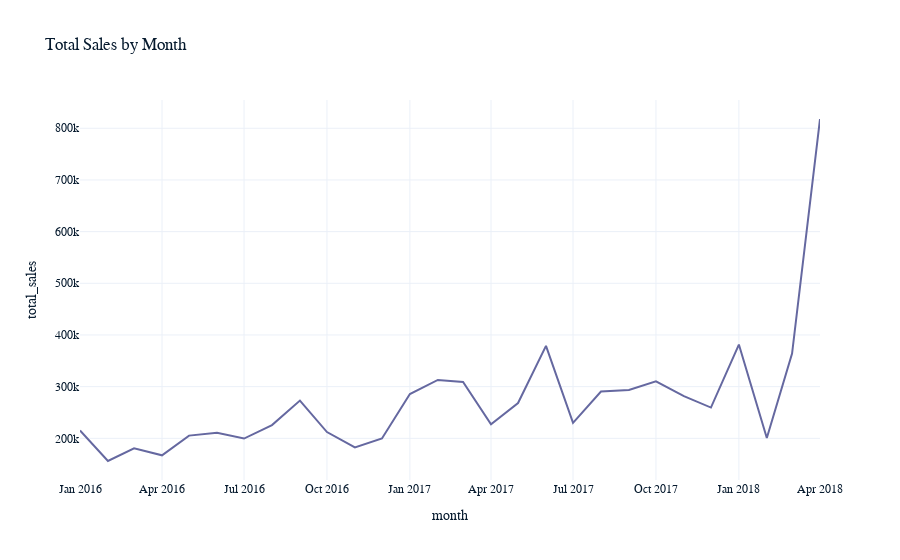

Source (notebook cell):
### Code cell
# Visualiser l'évolution des ventes (py)
import plotly.express as px
fig = px.line(sales_over_time, x='month', y='total_sales', title='Total Sales by Month')
fig.show()
#sales_chart_filename = 'sales_over_time.png'
#fig.write_image(sales_chart_filename)

### Figure 1 — Plotly figure (JSON) as saved in the notebook; plotly's stock layout.template omitted (floating-point values rounded to 4 significant figures)
{"data": [{"hovertemplate": "month=%{x}<br>total_sales=%{y}<extra></extra>", "legendgroup": "", "line": {"color": "#6568a0", "dash": "solid"}, "marker": {"symbol": "circle"}, "mode": "lines", "name": "", "orientation": "v", "showlegend": false, "type": "scatter", "x": ["2016-01-01T00:00:00+00:00", "2016-02-01T00:00:00+00:00", "2016-03-01T00:00:00+00:00", "2016-04-01T00:00:00+00:00", "2016-05-01T00:00:00+00:00", "2016-06-01T00:00:00+00:00", "2016-07-01T00:00:00+00:00", "2016-08-01T00:00:00+00:00", "2016-09-01T00:00:00+00:00", "2016-10-01T00:00:00+00:00", "2016-11-01T00:00:00+00:00", "2016-12-01T00:00:00+00:00", "2017-01-01T00:00:00+00:00", "2017-02-01T00:00:00+00:00", "2017-03-01T00:00:00+00:00", "2017-04-01T00:00:00+00:00", "2017-05-01T00:00:00+00:00", "2017-06-01T00:00:00+00:00", "2017-07-01T00:00:00+00:00", "2017-08-01T00:00:00+00:00", "2017-09-01T00:00:00+00:00", "2017-10-01T00:00:00+00:00", "2017-11-01T00:00:00+00:00", "2017-12-01T00:00:00+00:00", "2018-01-01T00:00:00+00:00", "2018-02-01T00:00:00+00:00", "2018-03-01T00:00:00+00:00", "2018-04-01T00:00:00+00:00"], "xaxis": "x", "y": [215100.0, 156100.0, 180600.0, 167100.0, 205300.0, 210600.0, 199600.0, 225700.0, 273100.0, 212100.0, 182300.0, 199800.0, 285600.0, 312900.0, 308900.0, 227300.0, 268200.0, 378900.0, 230000.0, 290600.0, 293400.0, 310300.0, 281600.0, 259500.0, 381400.0, 200700.0, 364000.0, 817900.0], "yaxis": "y"}], "layout": {"legend": {"tracegroupgap": 0}, "title": {"text": "Total Sales by Month"}, "xaxis": {"anchor": "y", "domain": [0, 1], "title": {"text": "month"}}, "yaxis": {"anchor": "x", "domain": [0, 1], "title": {"text": "total_sales"}}}}
